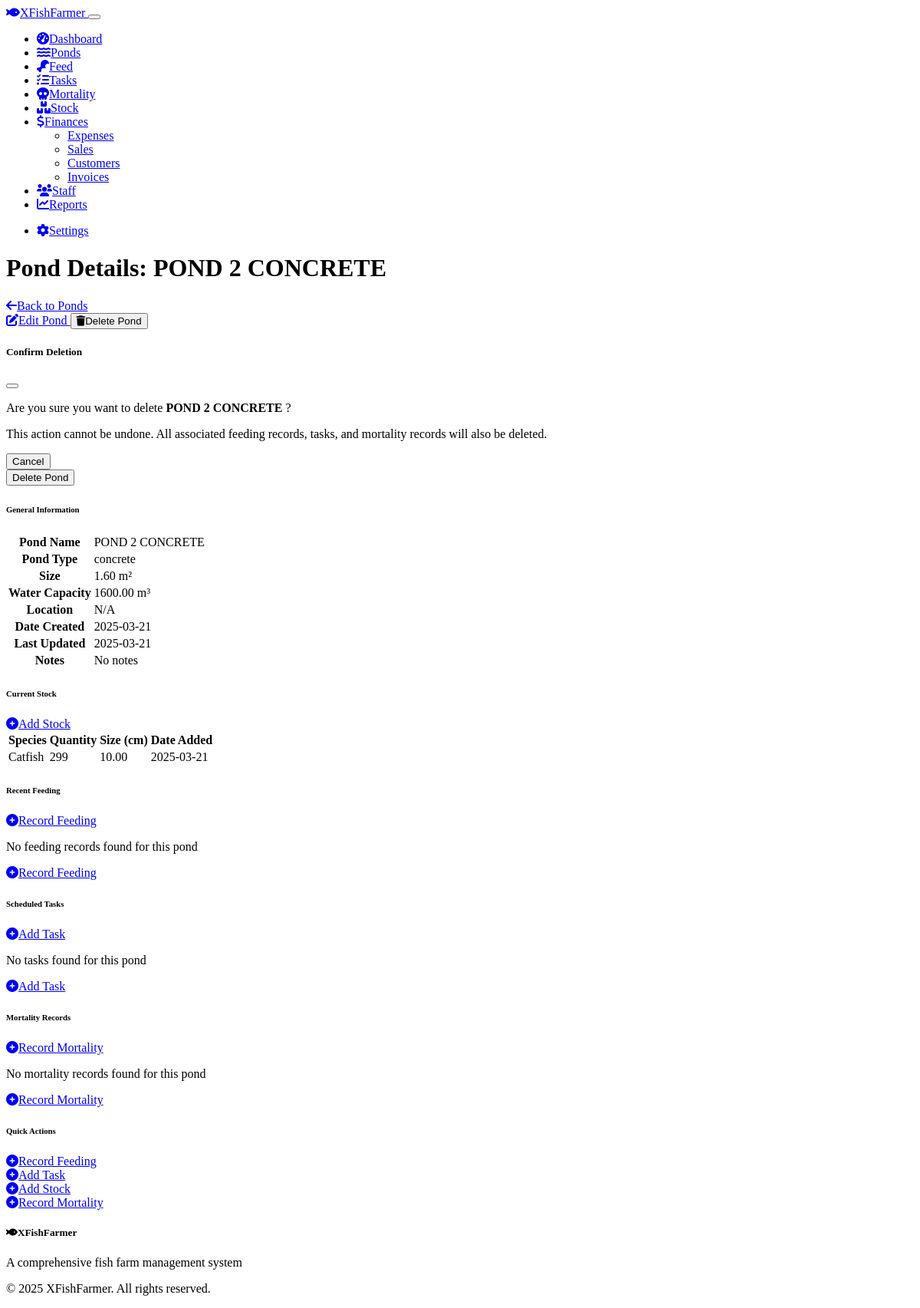
The page /ponds/2 on the database as committed earlier.
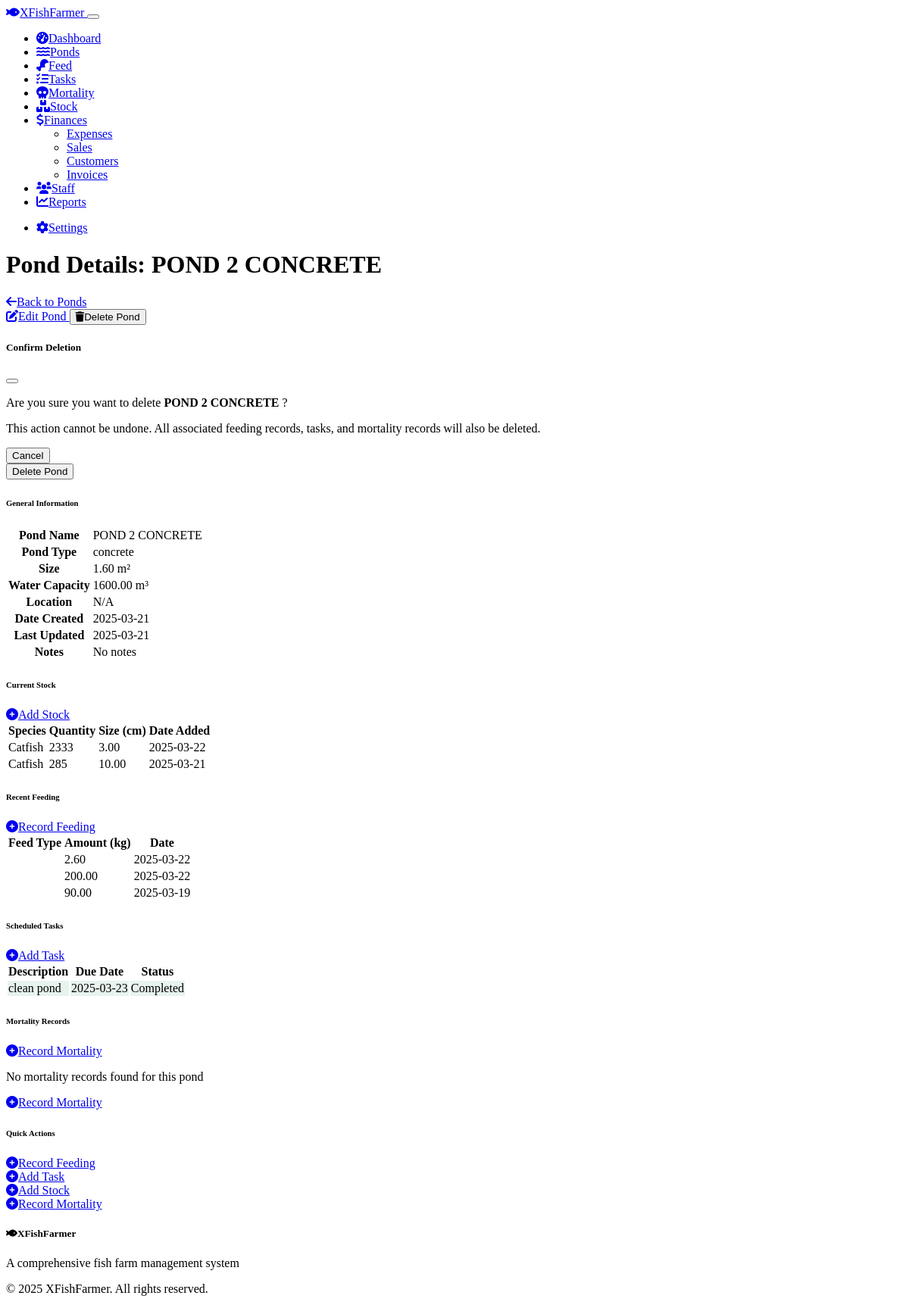
The same page on the database as committed later.
### models.py (models this page shows, shortened)
class Stock(db.Model):
    id = db.Column(db.Integer, primary_key=True)
    pond_id = db.Column(db.Integer, db.ForeignKey('pond.id'), nullable=False)
    species = db.Column(db.String(100), nullable=False)
    quantity = db.Column(db.Integer, nullable=False)
    size = db.Column(db.Float, nullable=False)  # Size in cm
    source = db.Column(db.String(100), nullable=True)
    stocking_date = db.Column(db.Date, nullable=False, default=date.today)
    notes = db.Column(db.Text, nullable=True)
    date_created = db.Column(db.DateTime, default=datetime.utcnow)
    date_updated = db.Column(db.DateTime, default=datetime.utcnow, onupdate=datetime.utcnow)

class Feed(db.Model):
    id = db.Column(db.Integer, primary_key=True)
    pond_id = db.Column(db.Integer, db.ForeignKey('pond.id'), nullable=False)
    feed_stock_id = db.Column(db.Integer, db.ForeignKey('feed_stock.id'), nullable=False)
    amount = db.Column(db.Float, nullable=False)  # Amount in kg or g
    unit = db.Column(db.String(5), nullable=False, default='kg')  # kg or g
    feeding_date = db.Column(db.Date, nullable=False, default=date.today)
    notes = db.Column(db.Text, nullable=True)
    date_created = db.Column(db.DateTime, default=datetime.utcnow)
    date_updated = db.Column(db.DateTime, default=datetime.utcnow, onupdate=datetime.utcnow)
    feed_stock = db.relationship('FeedStock', backref='feedings', lazy=True)

class Task(db.Model):
    id = db.Column(db.Integer, primary_key=True)
    pond_id = db.Column(db.Integer, db.ForeignKey('pond.id'), nullable=False)
    staff_id = db.Column(db.Integer, db.ForeignKey('staff.id'), nullable=False)
    description = db.Column(db.String(200), nullable=False)
    task_type = db.Column(db.String(50), nullable=False)  # e.g., water change, cleaning, medication
    due_date = db.Column(db.Date, nullable=False, default=date.today)
    completed = db.Column(db.Boolean, default=False)
    completed_date = db.Column(db.Date, nullable=True)
    priority = db.Column(db.String(20), default='medium')  # low, medium, high, critical
    notes = db.Column(db.Text, nullable=True)
    date_created = db.Column(db.DateTime, default=datetime.utcnow)
    date_updated = db.Column(db.DateTime, default=datetime.utcnow, onupdate=datetime.utcnow)

### routes.py (the view)
@app.route('/ponds/<int:pond_id>')
def view_pond(pond_id):
    pond = Pond.query.get_or_404(pond_id)
    feeds = Feed.query.filter_by(pond_id=pond_id).order_by(Feed.feeding_date.desc()).limit(10).all()
    tasks = Task.query.filter_by(pond_id=pond_id).order_by(Task.due_date.desc()).limit(10).all()
    mortalities = Mortality.query.filter_by(pond_id=pond_id).order_by(Mortality.date.desc()).limit(10).all()
    stocks = Stock.query.filter_by(pond_id=pond_id).order_by(Stock.stocking_date.desc()).all()
    return render_template('ponds/view.html',
                          pond=pond,
                          feeds=feeds,
                          tasks=tasks,
                          mortalities=mortalities,
                          stocks=stocks)

### templates/ponds/view.html (shortened to what the changed rows need)
{% extends "layout.html" %}
{% block page_title %}Pond Details: {{ pond.name }}{% endblock %}
{% block content %}
<div class="row">
    <div class="col-lg-6 mb-4">
        <div class="card shadow">
            <div class="card-body">
                <div class="table-responsive">
                    <table class="table table-bordered">
                        <tbody>
                            <tr>
                                <th width="30%">Pond Name</th>
                            </tr>
                            <tr>
                                <th>Pond Type</th>
                            </tr>
                            <tr>
                                <th>Size</th>
                            </tr>
                            <tr>
                                <th>Water Capacity</th>
                            </tr>
                            <tr>
                                <th>Location</th>
                            </tr>
                            <tr>
                                <th>Date Created</th>
                            </tr>
                            <tr>
                                <th>Last Updated</th>
                            </tr>
                            <tr>
                                <th>Notes</th>
                            </tr>
                        </tbody>
                    </table>
                </div>
            </div>
        </div>
    </div>
    <div class="col-lg-6 mb-4">
        <div class="card shadow">
            <div class="card-body">
                {% if stocks %}
                <div class="table-responsive">
                    <table class="table table-hover">
                        <thead>
                            <tr>
                                <th>Species</th>
                                <th>Quantity</th>
                                <th>Size (cm)</th>
                                <th>Date Added</th>
                            </tr>
                        </thead>
                        <tbody>
                            {% for stock in stocks %}
                            <tr>
                                <td>{{ stock.species }}</td>
                                <td>{{ stock.quantity }}</td>
                                <td>{{ "%.2f"|format(stock.size) }}</td>
                                <td>{{ stock.stocking_date.strftime('%Y-%m-%d') }}</td>
                            </tr>
                            {% endfor %}
                        </tbody>
                    </table>
                </div>
                {% endif %}
            </div>
        </div>
    </div>
</div>
<div class="row">
    <div class="col-lg-6 mb-4">
        <div class="card shadow">
            <div class="card-body">
                {% if feeds %}
                <div class="table-responsive">
                    <table class="table table-hover">
                        <thead>
                            <tr>
                                <th>Feed Type</th>
                                <th>Amount (kg)</th>
                                <th>Date</th>
                            </tr>
                        </thead>
                        <tbody>
                            {% for feed in feeds %}
                            <tr>
                                <td>{{ feed.feed_type }}</td>
                                <td>{{ "%.2f"|format(feed.amount) }}</td>
                                <td>{{ feed.feeding_date.strftime('%Y-%m-%d') }}</td>
                            </tr>
                            {% endfor %}
                        </tbody>
                    </table>
                </div>
                {% else %}
                <div class="text-center py-3">
                    <p class="text-muted">No feeding records found for this pond</p>
                    <a href="{{ url_for('create_feed') }}" class="btn btn-outline-primary btn-sm">
                        <i class="fas fa-plus-circle me-1"></i>Record Feeding
                    </a>
                </div>
                {% endif %}
            </div>
        </div>
    </div>
    <div class="col-lg-6 mb-4">
        <div class="card shadow">
            <div class="card-body">
                {% if tasks %}
                <div class="table-responsive">
                    <table class="table table-hover">
                        <thead>
                            <tr>
                                <th>Description</th>
                                <th>Due Date</th>
                                <th>Status</th>
                            </tr>
                        </thead>
                        <tbody>
                            {% for task in tasks %}
                            <tr class="{% if task.completed %}task-completed{% elif task.due_date < now() %}task-overdue{% else %}task-pending{% endif %}">
                                <td>{{ task.description }}</td>
                                <td>{{ task.due_date.strftime('%Y-%m-%d') }}</td>
                                <td>
                                    {% if task.completed %}
                                        <span class="badge bg-success">Completed</span>
                                    {% elif task.due_date < now() %}
                                        <span class="badge bg-danger">Overdue</span>
                                    {% else %}
                                        <span class="badge bg-warning">Pending</span>
                                    {% endif %}
                                </td>
                            </tr>
                            {% endfor %}
                        </tbody>
                    </table>
                </div>
                {% else %}
                <div class="text-center py-3">
                    <p class="text-muted">No tasks found for this pond</p>
                    <a href="{{ url_for('create_task') }}" class="btn btn-outline-primary btn-sm">
                        <i class="fas fa-plus-circle me-1"></i>Add Task
                    </a>
                </div>
                {% endif %}
            </div>
        </div>
    </div>
</div>
{% endblock %}

Rows that differ between the two databases and show on the page:
added Stock: species "Catfish", quantity "2333", size "3.00", stocking_date "2025-03-22"
changed Stock (number 2 of 2 on the later page): quantity "299" → "285"
added Feed: amount "2.60", feeding_date "2025-03-22"
added Feed: amount "200.00", feeding_date "2025-03-22"
added Feed: amount "90.00", feeding_date "2025-03-19"
added Task: description "clean pond", due_date "2025-03-23", completed "Completed"
Other text that changed with them:
text no longer shown: "No feeding records found for this pond Record Feeding No tasks found for this pond Add Task"
text now shown: "Feed Type Amount (kg) Date Description Due Date Status"
